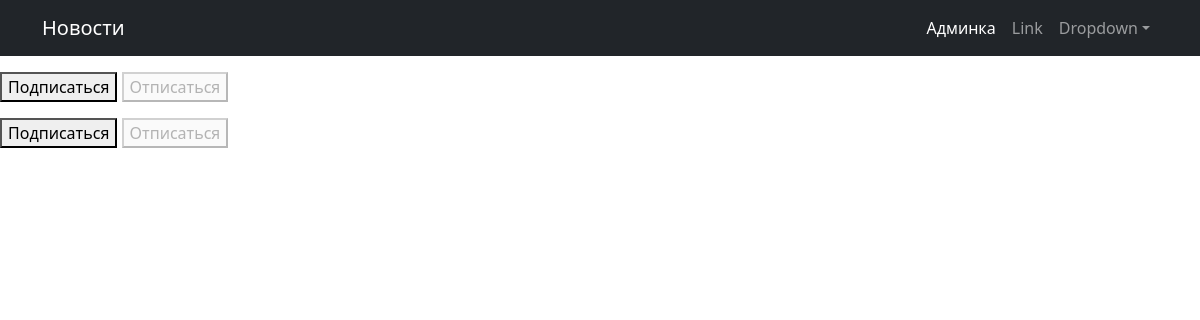
The app's page /news/subscriptions/ (signed in), older data.
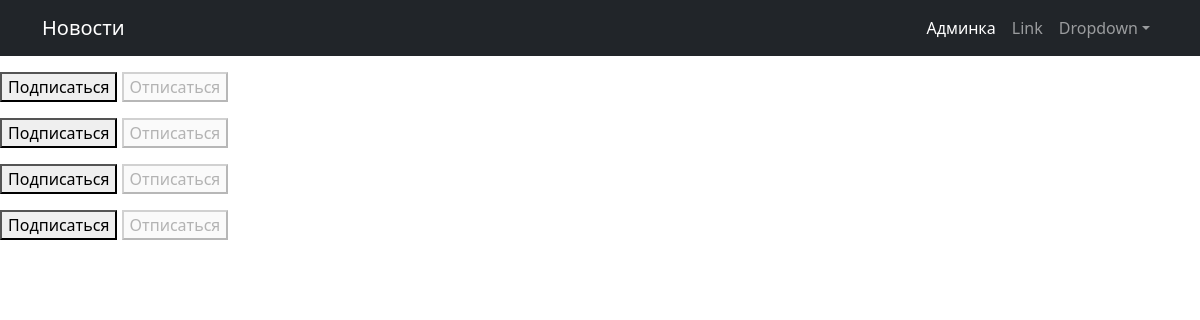
The same page, newer data.
### news/models.py (models this page shows, shortened)
class Category(models.Model):
    title = models.CharField(max_length=150, db_index=True, verbose_name='Наименование категории')
    verbose_name = 'Категория'
    verbose_name_plural = 'Категории'
    ordering = ['title']

### news/views.py (the view, shortened to what this page needs)
# urls.py: path('subscriptions/', subscriptions, name='subscriptions'),
@login_required
@csrf_protect
def subscriptions(request):
    categories_with_subscriptions = Category.objects.annotate(
        user_subscribed=Exists(
            Subscription.objects.filter(
                user=request.user,
                category=OuterRef('pk'),
            )
        )
    ).order_by('id')
    return render(
        request,
        'subscriptions.html',
        {'categories': categories_with_subscriptions},
    )

### templates/subscriptions.html (shortened to what this page needs)
{% extends 'flatpages/default.html' %}
{% block content %}
    {% for category in categories  %}
        <p>
            <form method="post">
                {% if category.user_subscribed %}
                    <button disabled>Подписаться</button>
                    <button name="action" value="unsubscribe">Отписаться</button>
                {% else %}
                    <button name="action" value="subscribe">Подписаться</button>
                    <button disabled>Отписаться</button>
                {% endif %}
            </form>
        </p>
    {% endfor %}
{% endblock content %}

Row changes from the older to the newer data that the page shows:
added Category: shows "Подписаться"
added Category: shows "Подписаться"
